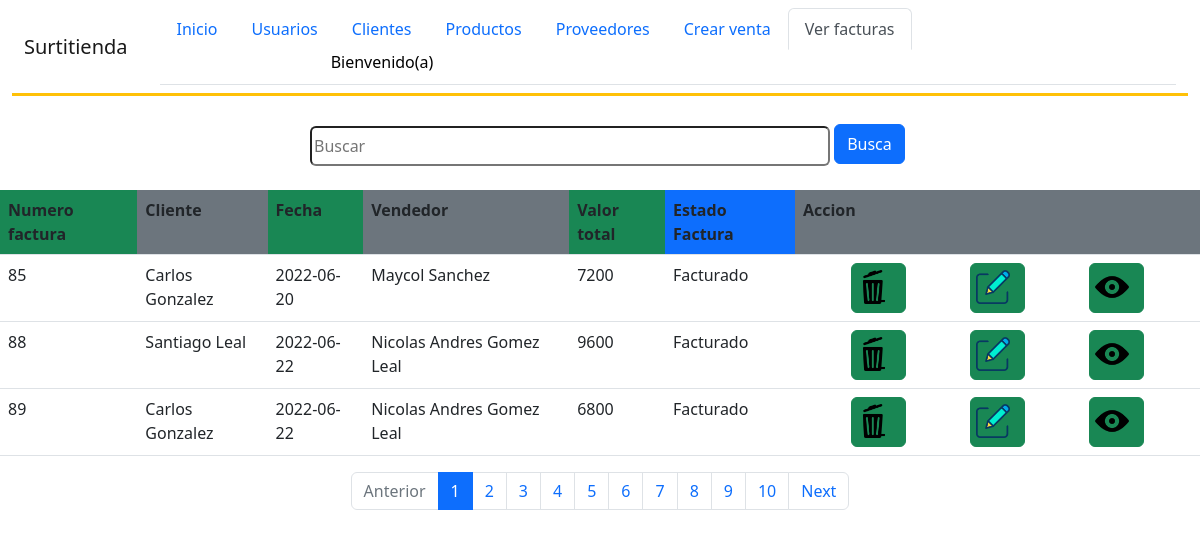
The page /administrador/facturas/factu.php?pagina=1 on the database its author committed.
### tables this page shows
CREATE TABLE `facturas` (
  `n_factu` int(11) NOT NULL,
  `id_cliente` int(11) NOT NULL,
  `fecha_creacion` date NOT NULL DEFAULT current_timestamp(),
  `id_usu` int(11) NOT NULL,
  `valor_total` int(9) DEFAULT NULL,
  `id_esta` int(4) DEFAULT NULL
);

CREATE TABLE `clientes` (
  `id_cliente` int(11) NOT NULL,
  `nombre` char(70) DEFAULT NULL,
  `apellido` char(70) DEFAULT NULL,
  `tel` bigint(10) DEFAULT NULL,
  `direccion` char(80) DEFAULT NULL
);

CREATE TABLE `usuarios` (
  `id_usu` int(11) NOT NULL,
  `id_tip_usu` int(3) DEFAULT NULL,
  `usuario` char(60) DEFAULT NULL,
  `nombre_usuario` char(70) DEFAULT NULL,
  `apellido_usuario` char(70) DEFAULT NULL,
  `correo` char(80) DEFAULT NULL,
  `clave` char(255) DEFAULT NULL
);

CREATE TABLE `estados` (
  `id_esta` int(4) NOT NULL,
  `estado` char(60) DEFAULT NULL
);

### administrador/facturas/factu.php (the view, shortened to what this page needs)
<?php
    include_once("../../conection/conexion.php");
    $nombre1=$_SESSION['nomb'];
    $apellido=$_SESSION['apel'];
?>
<?php
    $sentencia="SELECT * FROM facturas,clientes,usuarios WHERE facturas.id_cliente=clientes.id_cliente and facturas.id_usu=usuarios.id_usu";
    $resultado=$bd->prepare($sentencia);
    $resultado->execute();
        $registros=3;
        $total=$resultado->rowCount();
       $paginas=$total/4;
       $paginas=ceil($paginas);
    ?>
<!DOCTYPE html>
<html lang="en">
<head>
    <link href="https://cdn.jsdelivr.net/npm/bootstrap@5.2.0-beta1/dist/css/bootstrap.min.css" rel="stylesheet">
    <link rel="stylesheet" href="../../css/admin.css">
</head>
<body>
<div class="container-fluid">
        <nav class="navbar navbar-expand-md navbar-light border-3 border-bottom border-warning">
        <?php
                    $iniciar=($_GET['pagina']-1)*$registros;
                    $sen="SELECT * FROM facturas,clientes,usuarios,estados WHERE  facturas.id_cliente=clientes.id_cliente and facturas.id_usu=usuarios.id_usu  and facturas.id_esta=estados.id_esta LIMIT :iniciar,:nregistros";
                    $fell=$bd->prepare($sen);
                    $fell->bindParam(":iniciar",$iniciar,PDO::PARAM_INT);
                    $fell->bindParam(":nregistros",$registros,PDO::PARAM_INT);
                    $fell->execute();
                    $camb=$fell->fetchAll();
                    ?>
            <div class="container-fluid">
                <a href="index.php" class="navbar-brand">Surtitienda</a>
                <div id="MenuNavegacion" class="collapse navbar-collapse">
                    <ul class="nav nav-tabs ms-3">
                        <li class="nav-item"><a class="nav-link" href="../index.php">Inicio</a></li>
                        <li class="nav-item"><a class="nav-link" href="../usuarios.php">Usuarios</a></li>
                        <li class="nav-item"><a class="nav-link" href="../clientes/index.php">Clientes</a></li>
                        <li class="nav-item"><a class="nav-link" href="../productos/index.php">Productos</a></li>
                        <li class="nav-item"><a class="nav-link" href="../proveedores/prove.php">Proveedores</a></li>
                        <li class="nav-item"><a class="nav-link" href="../ventas/vent.php">Crear venta</a></li>
                        <li class="nav-item"><a class="nav-link active" href="facturas/factu.php">Ver facturas</a></li>
                        <div class="btn-group" role="group">
                            <button id="btnGroupDrop1" type="button" class="dropdown" data-bs-toggle="dropdown" aria-expanded="false">
                            <p id="p">Bienvenido(a) <?php echo $nombre1 ?>  <?php echo $apellido ?></p>
                            </button>
                        </div>
                    </ul>
                </div>
            </div>
        </nav>
    </div>
    <form method="post" action="buscar3.php">
        <input class="buscar"  type="search" name="buscar"  id="" placeholder="Buscar"> <a href="#"><button id="but" class="btn btn-primary">Busca </button></a> <br> <br>
        <div id="tag">
            <center>
            <table  class="table">
                    <tr>
                        <th class="bg-success" scope="col">Numero factura</th>
                        <th class="bg-secondary" scope="col">Cliente</th>
                        <th class="bg-success" scope="col">Fecha</th>
                        <th class="bg-secondary" scope="col">Vendedor</th>
                        <th class="bg-success" scope="col">Valor total</th>
                        <th class="bg-primary" scope="col">Estado Factura</th>
                        <th class="bg-secondary" scope="col">Accion</th>
                        <th class="bg-secondary" scope="col"></th>
                        <th class="bg-secondary" scope="col"></th>
                    </tr>
                    <?php
                        foreach ($camb as $move) {
                    ?>
                    <tr>
                        <td><?php echo $move->n_factu;?></td>
                        <td><?php echo $move->nombre?> <?php echo $move->apellido?></td>
                        <td><?php echo $move->fecha_creacion?></td>
                        <td><?php echo $move->nombre_usuario?> <?php echo $move->apellido_usuario?></td>
                        <td><?php echo $move->valor_total?></td>
                        <td><?php echo $move->estado?></td>
                        <td><a id="q1" class="btn btn-success mx-5" href="eliminar4.php?id=<?php echo $move->n_factu?>  &cedula=<?php echo $move->id_usu?> "><img class="mi" src="../../img/bote1.png" alt=""></a></td>
                        <td><a id="q2" class="btn btn-success" href="modificar4.php?id=<?php echo $move->n_factu?>" ><img class="mi" src="../../img/modi2.png" alt=""></a></td>
                        <td><a id="q2" class="btn btn-success mx-5" href="ver.php?id=<?php echo $move->n_factu?> &cedula=<?php echo $move->id_cliente?> &tot=<?php echo $move->valor_total?>" ><img class="mi" src="../../img/vision2.png" alt=""></a></td>
                    </tr>
                    <?php
                        }
                    ?>
            </table>
        </div>
    </form>
    <nav aria-label="Page navigation example">
  <ul class="pagination justify-content-center">
    <li class="page-item <?php  echo $_GET['pagina']<=1? 'disabled' : '' ?> ">
        <a class="page-link" href="factu.php?pagina=<?php echo $_GET['pagina']-1 ?>">Anterior</a>
    </li>
    <?php
        for($i=0; $i<$paginas; $i++):?>
            <li class="page-item <?php echo $_GET ['pagina']==$i+1? 'active': ''?>">
                <a class="page-link"
                href="factu.php?pagina=<?php echo $i+1?>">
                <?php echo $i+1?></a>
            </li>
            <?php endfor?>
    <li class="page-item <?php  echo $_GET['pagina']>=$paginas? 'disabled' : '' ?> "><a class="page-link" href="factu.php?pagina=<?php echo $_GET['pagina']+1 ?>">Next</a></li>
  </ul>
</nav>
</body>
</html>

### css/admin.css (style rules this page uses)
body { overflow: hidden; }
#btnGroupDrop1 { border-radius: 5px; background-color: white; margin-left: 60px; border: 0px; color:black; width: 325px; height: 35px; }
.mi { margin-left: -9px; margin-top: -2px; width: 38px; height: 38px; padding: 2px; }
.buscar { margin-top: 30px; margin-left: 310px; width: 520px; height: 40px; border-radius: 6px; }
#but { height: 40px; margin-top: -7px; }

### rows shown on the page
facturas: n_factu "85", id_cliente.nombre "Carlos", id_cliente.apellido "Gonzalez", fecha_creacion "2022-06-20", id_usu.nombre_usuario "Maycol", id_usu.apellido_usuario "Sanchez", valor_total "7200", id_esta.estado "Facturado"
facturas: n_factu "88", id_cliente.nombre "Santiago", id_cliente.apellido "Leal", fecha_creacion "2022-06-22", id_usu.nombre_usuario "Nicolas Andres", id_usu.apellido_usuario "Gomez Leal", valor_total "9600", id_esta.estado "Facturado"
facturas: n_factu "89", id_cliente.nombre "Carlos", id_cliente.apellido "Gonzalez", fecha_creacion "2022-06-22", id_usu.nombre_usuario "Nicolas Andres", id_usu.apellido_usuario "Gomez Leal", valor_total "6800", id_esta.estado "Facturado"
